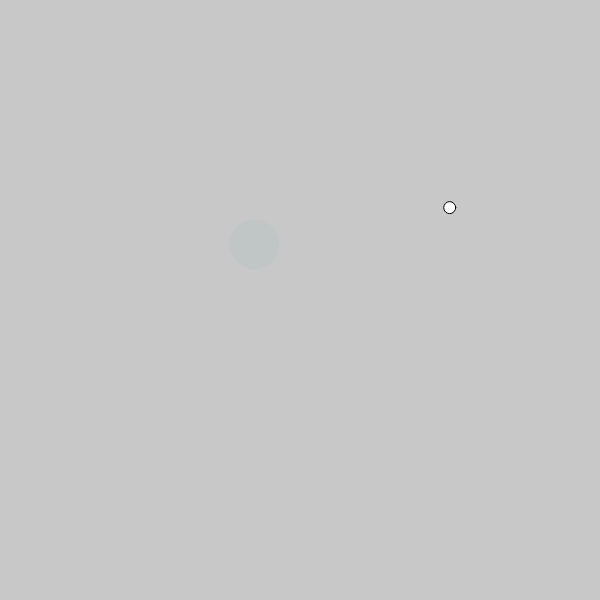
Frame 1 (no input)
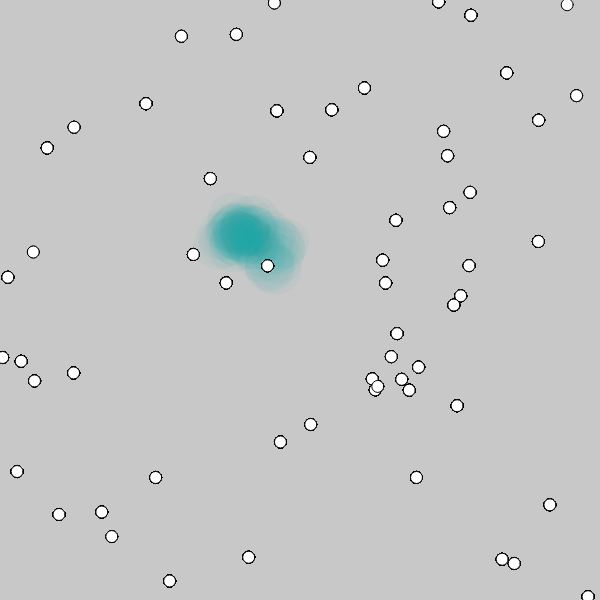
Frame 60 (no input)
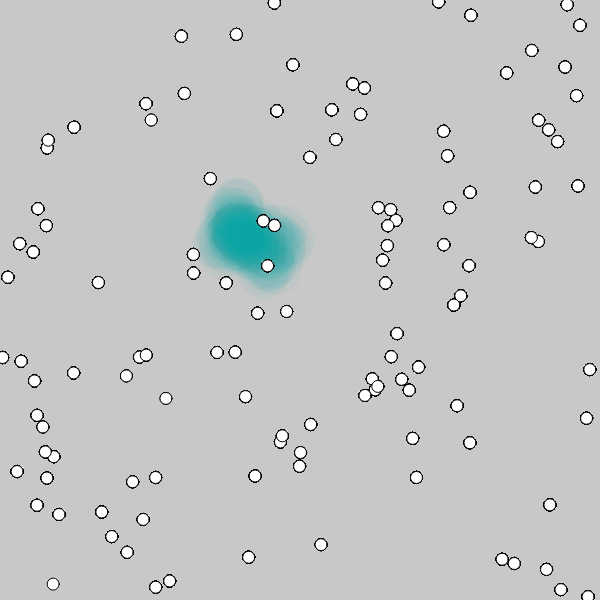
Frame 120 (the mouse pressed at the canvas centre since frame 60)

The p5.js sketch that drew these frames (run headless with seeded random() and noise() and a simulated clock; from frame 60 on, the mouse is pressed at the canvas centre):

// p5.js sketch
// ── sketch.js
let col = {
  x: 250,
  y: 250
}

let spot = {
  x: 300,
  y: 300,
  r: 12
}

let extraCanvas;

function setup() {
  createCanvas(600, 600);
  background(200);
  extraCanvas = createGraphics(width, height);
  extraCanvas.clear();

}

function draw() {


  noStroke();
  fill(0,150,150,10);
  col.x += random(-10, 10);
  col.y += random(-10, 10);
  ellipse(col.x, col.y, 50);

  stroke(0);
  spot.x = random(0, width);
  spot.y = random(0, height);

  extraCanvas.ellipse(spot.x, spot.y, spot.r);
  image(extraCanvas, 0, 0);

  // if (mouseIsPressed) {
  //   background(200);
  // }
}



/**
05 may 2019

first day

fast rust removal continued

which subjets recovered:

8) random function
9) createGraphics


**/
